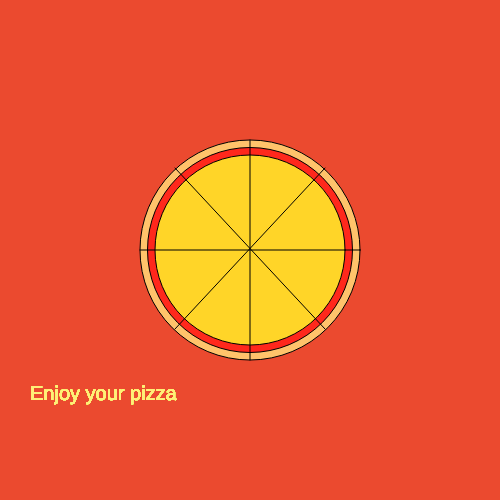
Frame 1 (no input)
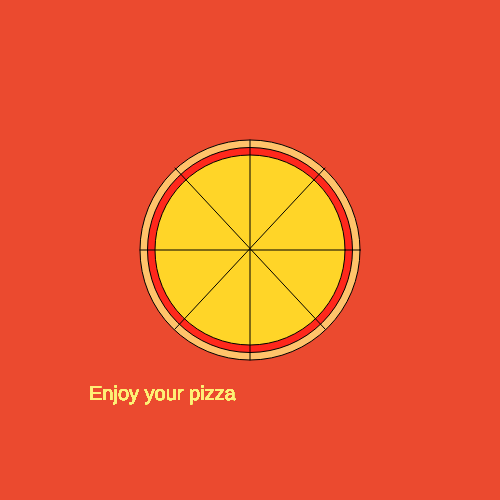
Frame 60 (no input)
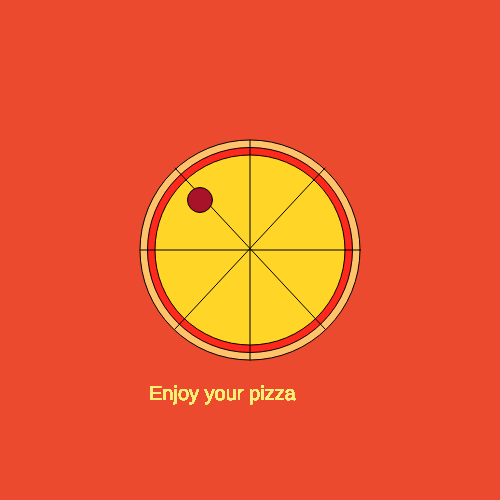
Frame 120 (the mouse pressed at the canvas centre since frame 60)

The p5.js sketch that drew these frames (run headless with seeded random() and noise() and a simulated clock; from frame 60 on, the mouse is pressed at the canvas centre):

// p5.js sketch
// ── sketch.js
 var x = 0;
var y = 0;
var t = 30;
function setup(){
createCanvas(500, 500);

mouseX = pmouseX;
mouseY = pmouseY;
}

function draw(){
    background('#EB4A2F');
    fill('#FFC36B');
    ellipse(250, 250, 220, 220);
  fill('#FF281C');
  ellipse(250, 250, 205, 205);
    fill('#FFD528');
    ellipse(250, 250, 190, 190);
  line(250, 140, 250, 360);
  line(140, 250, 360, 250);
  line(175, 168, 325, 329);
  line(175, 329, 325, 168);
  
  if(x == 1){
            fill('#A8132A');
        ellipse(200, 200, 25, 25);
  }else if(x >= 2){
    fill('#A8132A');
    ellipse(300, 300, 25, 25);
    ellipse(200, 200, 25, 25);
    
    if(y == 1){
fill('#D15000');
      triangle(200, 270, 200, 290, 220, 280);
    } else if(y >= 2){
      fill('#D15000');
      triangle(300, 220, 300, 240, 280, 230);
      triangle(200, 270, 200, 290, 220, 280);
    }
  }


  if((keyIsPressed == true) && (key == 'P')){
    fill('#A9B3DE');
      rect(140, 140, 250, 250);
    fill('#E86141');
    ellipse(265, 265, 150, 150);
    fill('#FFF30F');
    triangle(255, 325, 215, 245, 290, 245);
    fill('#EBBC4B');
    rect(215, 240, 75, 20);
    fill('#FF6446');
    ellipse(265, 270, 20, 20);
    ellipse(245, 280, 20, 20);
    ellipse(255, 300, 20, 20);
    fill(0);
    textSize(30);
    text("Free Pizza", 190, 175);
  }
  
  for(var s = 0; s < 100; s++){
    fill('#FFEF78');
    textSize(20);
    text("Enjoy your pizza", t, 400);
  }
  t++;
}

function mousePressed(){
  if(mouseButton == LEFT){
x += 1;
  } else if(mouseButton == RIGHT){
    x -=1;
  }
}

function keyPressed(){
  if(key == 'a'){
    y += 1;
  }else if(key == 'm'){
    y -= 1;
  }
}
